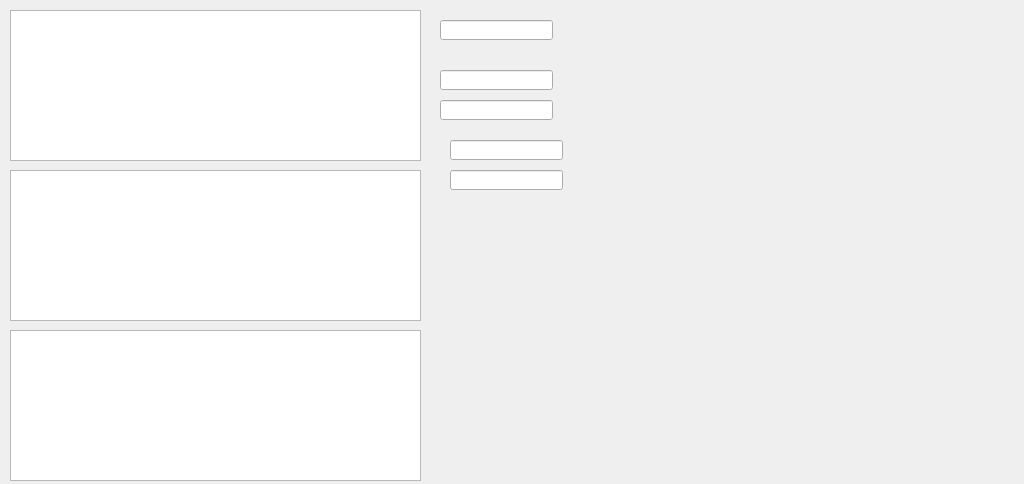
<?xml version="1.0" encoding="UTF-8"?>
<ui version="4.0">
 <class>feature_tables</class>
 <widget class="QWidget" name="feature_tables">
  <property name="geometry">
   <rect>
    <x>0</x>
    <y>0</y>
    <width>1024</width>
    <height>484</height>
   </rect>
  </property>
  <property name="windowTitle">
   <string>feature_tables</string>
  </property>
  <widget class="QWidget" name="centralWidget" native="true">
   <property name="geometry">
    <rect>
     <x>0</x>
     <y>0</y>
     <width>573</width>
     <height>811</height>
    </rect>
   </property>
   <widget class="QTableView" name="tableView">
    <property name="geometry">
     <rect>
      <x>10</x>
      <y>10</y>
      <width>411</width>
      <height>151</height>
     </rect>
    </property>
   </widget>
   <widget class="QTableView" name="tableView_2">
    <property name="geometry">
     <rect>
      <x>10</x>
      <y>170</y>
      <width>411</width>
      <height>151</height>
     </rect>
    </property>
   </widget>
   <widget class="QTableView" name="tableView_3">
    <property name="geometry">
     <rect>
      <x>10</x>
      <y>330</y>
      <width>411</width>
      <height>151</height>
     </rect>
    </property>
   </widget>
   <widget class="QTableView" name="tableView_4">
    <property name="geometry">
     <rect>
      <x>10</x>
      <y>490</y>
      <width>411</width>
      <height>151</height>
     </rect>
    </property>
   </widget>
   <widget class="QTableView" name="tableView_5">
    <property name="geometry">
     <rect>
      <x>10</x>
      <y>650</y>
      <width>411</width>
      <height>151</height>
     </rect>
    </property>
   </widget>
   <widget class="QLineEdit" name="lineEdit1">
    <property name="geometry">
     <rect>
      <x>440</x>
      <y>20</y>
      <width>113</width>
      <height>20</height>
     </rect>
    </property>
   </widget>
   <widget class="QLineEdit" name="lineEdit2">
    <property name="geometry">
     <rect>
      <x>440</x>
      <y>70</y>
      <width>113</width>
      <height>20</height>
     </rect>
    </property>
   </widget>
   <widget class="QLineEdit" name="lineEdit3">
    <property name="geometry">
     <rect>
      <x>440</x>
      <y>100</y>
      <width>113</width>
      <height>20</height>
     </rect>
    </property>
   </widget>
   <widget class="QLineEdit" name="lineEdit4">
    <property name="geometry">
     <rect>
      <x>450</x>
      <y>140</y>
      <width>113</width>
      <height>20</height>
     </rect>
    </property>
   </widget>
   <widget class="QLineEdit" name="lineEdit5">
    <property name="geometry">
     <rect>
      <x>450</x>
      <y>170</y>
      <width>113</width>
      <height>20</height>
     </rect>
    </property>
   </widget>
  </widget>
 </widget>
 <layoutdefault spacing="6" margin="11"/>
 <resources/>
 <connections/>
</ui>
